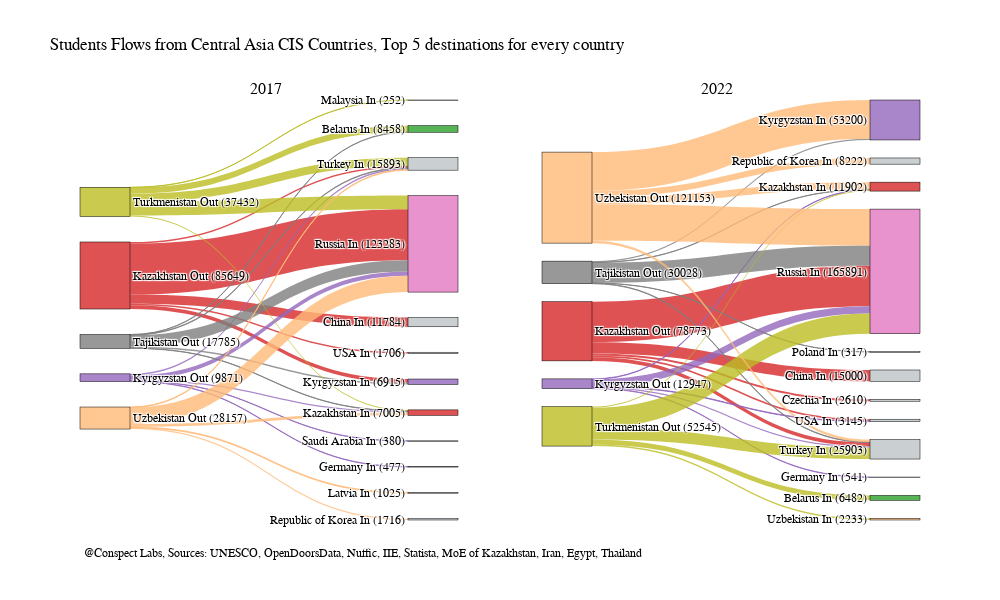
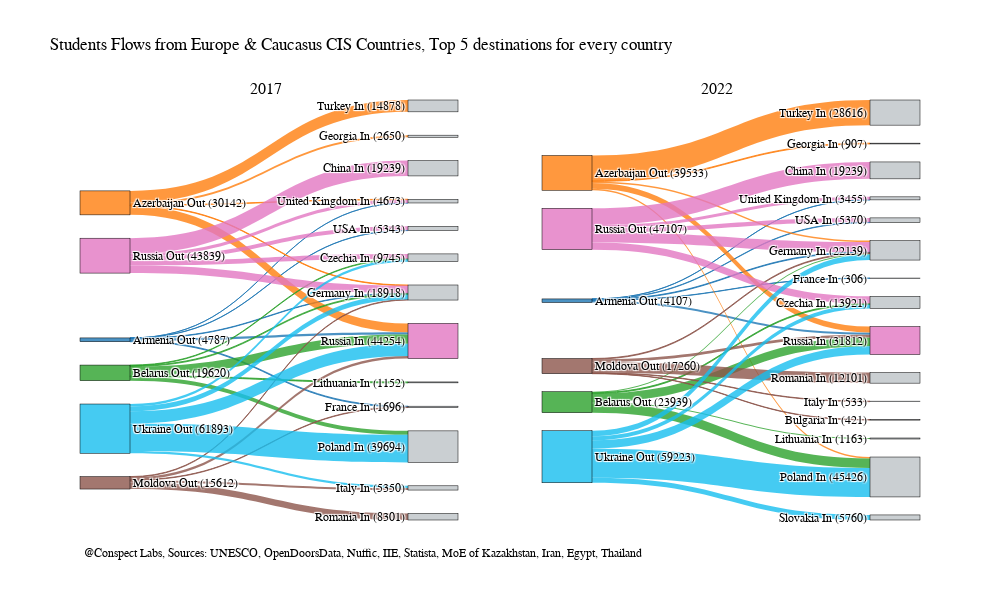

Notebook source saved alongside these figures, in order:
### Code cell
#Draw Sankey for every year
c_a = ('Kazakhstan Out','Kyrgyzstan Out','Tajikistan Out','Turkmenistan Out','Uzbekistan Out')
e_c = ('Russia Out','Moldova Out','Belarus Out','Ukraine Out','Armenia Out','Azerbaijan Out')
regions = {c_a:'Central Asia',
           e_c:'Europe & Caucasus'}

for key,value in regions.items():
    print(value)
    df = cis_countries_from_top[cis_countries_from_top['from'].isin(key)]
    unique_labels = list(set(df['from'].tolist() + df['to'].tolist()))
    other_color = 'rgba(189, 195, 199, 0.8)'
    country_colors = {
        'Armenia': 'rgba(31, 119, 180, 0.8)',  # Blue
        'Azerbaijan': 'rgba(255, 127, 14, 0.8)',  # Orange
        'Belarus': 'rgba(44, 162, 44, 0.8)',  # Green
        'Kazakhstan': 'rgba(214, 39, 40, 0.8)',  # Red
        'Kyrgyzstan': 'rgba(148, 103, 189, 0.8)',  # Purple
        'Moldova': 'rgba(140, 86, 75, 0.8)',  # Brown
        'Russia': 'rgba(227, 119, 194, 0.8)',  # Pink
        'Tajikistan': 'rgba(127, 127, 127, 0.8)',  # Gray
        'Turkmenistan': 'rgba(188, 189, 34, 0.8)',  # Yellow-green
        'Ukraine': 'rgba(23, 190, 239, 0.8)',  # Cyan
        'Uzbekistan': 'rgba(255, 187, 120, 0.8)',   # Light Orange (to make it distinct)
        'France':other_color, 
        'Germany':other_color, 
        'USA':other_color, 
        'United Kingdom':other_color, 
        'Turkey':other_color, 
        'Georgia':other_color, 
        'Poland':other_color, 
        'Lithuania':other_color, 
        'Romania':other_color, 
        'Italy':other_color, 
        'Czechia':other_color, 
        'Republic of Korea':other_color,
        'Saudi Arabia':other_color,
        'Latvia':other_color,
        'Malaysia':other_color,
        'Bulgaria':other_color,
        'Slovakia':other_color,
        'China':other_color,
        'India':'rgba(97, 126, 79, 0.8)',
        'Egypt':'rgba(97, 60, 79, 0.8)'
    }

    # You can use color mapping for countries. Change i and coeffs to get distinct colors.
    # country_colors = {country: f'rgba({(i+100) * 20 % 255}, {((i+50) * 200 + 100) % 255}, {((i+200) * 380) % 255}, 1)'
    #                   for i, country in enumerate(set([label.split()[0] for label in unique_labels]))}
    # Function to get sorted unique labels based on total link values

    def get_sorted_labels(df, year):
        link_sums = pd.concat([
            df.groupby('from')[year].sum(),
            df.groupby('to')[year].sum()
        ]).groupby(level=0).sum()
        return link_sums.sort_values(ascending=False).index.tolist()

    # Function to build a Sankey trace for a specific year
    def build_sankey_trace(df, year,pad_size):
        sorted_labels = get_sorted_labels(df, year)
        unique_labels_sorted = [label for label in unique_labels if label in sorted_labels]
        
        # Map source and target to indices
        source_indices = [unique_labels_sorted.index(src) for src in df['from']]
        target_indices = [unique_labels_sorted.index(tgt) for tgt in df['to']]
        
        # Assign link colors based on source country
        link_colors = [country_colors[" ".join(src.split()[:-1])].replace('1)', '0.8)') for src in df['from']]
        
        return go.Sankey(
            node=dict(
                pad=pad_size,
                thickness=50,
                line=dict(color="black", width=0.5),
                label=[f"{label} ({int(df[df['from'] == label][year].sum() + df[df['to'] == label][year].sum())})"
                    for label in unique_labels_sorted],
                color=[country_colors[" ".join(label.split()[:-1])] for label in unique_labels_sorted]
            ),
            link=dict(
                source=source_indices,
                target=target_indices,
                value=df[year],
                color=link_colors,
                label=[f"{df.iloc[i]['from']} → {df.iloc[i]['to']}: {df.iloc[i][year]}"
                    for i in range(len(df))]
            )
        )

    def generate_annotations(df, unique_labels_sorted, year):
        annotations = []
        df=df[['from','to',year]].dropna()
        for i, row in df.iterrows():
            source_idx = unique_labels_sorted.index(row['from'])
            target_idx = unique_labels_sorted.index(row['to'])
            annotations.append(dict(
                # x=x_pos, y=y_pos,
                text=f"{int(row[year])}",  # Display value as an integer
                showarrow=False,
                font=dict(size=10, color="black"),
                align="center"
            ))
        return annotations

    fig = make_subplots(
        rows=1, cols=2, 
        specs=[[{'type': 'domain'}, {'type': 'domain'}]]  # Specify 'domain' for Sankey
    )
    fig.add_trace(build_sankey_trace(df, "2017",48), row=1, col=1)
    fig.add_trace(build_sankey_trace(df, "2022",18), row=1, col=2)
    fig.update_layout(
        title_text=f"Students Flows from {value} CIS Countries, Top 5 destinations for every country",
        font=dict(size=12, color='black', family='Times'),
        height=600,
        width=1000,
        plot_bgcolor='white',
        annotations=[
            dict(
                x=0.2,  # Center of first subplot
                y=1.05, 
                text="2017",
                showarrow=False,
                font=dict(size=16, color="black")
            ),
            dict(
                x=0.78,  # Center of second subplot
                y=1.05, 
                text="2022",
                showarrow=False,
                font=dict(size=16, color="black"),
            ),
            dict(
                x=0.002,  # Comments
                y=-0.1, 
                text="@Conspect Labs, Sources: UNESCO, OpenDoorsData, Nuffic, IIE, Statista, MoE of Kazakhstan, Iran, Egypt, Thailand",
                showarrow=False,
                font=dict(size=12, color="black")
            )
        ]
    )

    output_file = f"top_5_destinations_sankey_diagrams _{value}.png"  # You can change this to .png, .pdf, or .jpeg
    pio.write_image(fig, output_file, format="png", width=1600, height=800)
    # Show the figure
    fig.show()

### Figure 1 — Plotly figure (JSON) as saved in the notebook; plotly's stock layout.template omitted (floating-point values rounded to 4 significant figures)
{"data": [{"domain": {"x": [0, 0.45], "y": [0, 1]}, "link": {"color": ["rgba(214, 39, 40, 0.8)", "rgba(214, 39, 40, 0.8)", "rgba(214, 39, 40, 0.8)", "rgba(214, 39, 40, 0.8)", "rgba(214, 39, 40, 0.8)", "rgba(148, 103, 189, 0.8)", "rgba(148, 103, 189, 0.8)", "rgba(148, 103, 189, 0.8)", "rgba(148, 103, 189, 0.8)", "rgba(148, 103, 189, 0.8)", "rgba(127, 127, 127, 0.8)", "rgba(127, 127, 127, 0.8)", "rgba(127, 127, 127, 0.8)", "rgba(127, 127, 127, 0.8)", "rgba(127, 127, 127, 0.8)", "rgba(188, 189, 34, 0.8)", "rgba(188, 189, 34, 0.8)", "rgba(188, 189, 34, 0.8)", "rgba(188, 189, 34, 0.8)", "rgba(188, 189, 34, 0.8)", "rgba(255, 187, 120, 0.8)", "rgba(255, 187, 120, 0.8)", "rgba(255, 187, 120, 0.8)", "rgba(255, 187, 120, 0.8)", "rgba(255, 187, 120, 0.8)", "rgba(214, 39, 40, 0.8)", "rgba(214, 39, 40, 0.8)", "rgba(214, 39, 40, 0.8)", "rgba(214, 39, 40, 0.8)", "rgba(214, 39, 40, 0.8)", "rgba(148, 103, 189, 0.8)", "rgba(148, 103, 189, 0.8)", "rgba(148, 103, 189, 0.8)", "rgba(148, 103, 189, 0.8)", "rgba(148, 103, 189, 0.8)", "rgba(127, 127, 127, 0.8)", "rgba(127, 127, 127, 0.8)", "rgba(127, 127, 127, 0.8)", "rgba(127, 127, 127, 0.8)", "rgba(127, 127, 127, 0.8)", "rgba(188, 189, 34, 0.8)", "rgba(188, 189, 34, 0.8)", "rgba(188, 189, 34, 0.8)", "rgba(188, 189, 34, 0.8)", "rgba(188, 189, 34, 0.8)", "rgba(255, 187, 120, 0.8)", "rgba(255, 187, 120, 0.8)", "rgba(255, 187, 120, 0.8)", "rgba(255, 187, 120, 0.8)", "rgba(255, 187, 120, 0.8)"], "label": ["Kazakhstan Out → Russia In: 65237.0", "Kazakhstan Out → China In: 11784.0", "Kazakhstan Out → Kyrgyzstan In: 4907.0", "Kazakhstan Out → Turkey In: 2015.0", "Kazakhstan Out → USA In: 1706.0", "Kyrgyzstan Out → Russia In: 5523.0", "Kyrgyzstan Out → Turkey In: 2032.0", "Kyrgyzstan Out → Kazakhstan In: 1459.0", "Kyrgyzstan Out → Germany In: 477.0", "Kyrgyzstan Out → Saudi Arabia In: 380.0", "Tajikistan Out → Russia In: 14204.0", "Tajikistan Out → Kyrgyzstan In: 2008.0", "Tajikistan Out → Turkey In: 692.0", "Tajikistan Out → Belarus In: 446.0", "Tajikistan Out → Kazakhstan In: 435.0", "Turkmenistan Out → Russia In: 17457.0", "Turkmenistan Out → Turkey In: 10418.0", "Turkmenistan Out → Belarus In: 8012.0", "Turkmenistan Out → Kazakhstan In: 1293.0", "Turkmenistan Out → Malaysia In: 252.0", "Uzbekistan Out → Russia In: 20862.0", "Uzbekistan Out → Kazakhstan In: 3818.0", "Uzbekistan Out → Republic of Korea In: 1716.0", "Uzbekistan Out → Latvia In: 1025.0", "Uzbekistan Out → Turkey In: 736.0", "Kazakhstan Out → Russia In: nan", "Kazakhstan Out → China In: nan", "Kazakhstan Out → Turkey In: nan", "Kazakhstan Out → Czechia In: nan", "Kazakhstan Out → USA In: nan", "Kyrgyzstan Out → Russia In: nan", "Kyrgyzstan Out → Turkey In: nan", "Kyrgyzstan Out → USA In: nan", "Kyrgyzstan Out → Kazakhstan In: nan", "Kyrgyzstan Out → Germany In: nan", "Tajikistan Out → Russia In: nan", "Tajikistan Out → Kyrgyzstan In: nan", "Tajikistan Out → Turkey In: nan", "Tajikistan Out → Kazakhstan In: nan", "Tajikistan Out → Poland In: nan", "Turkmenistan Out → Russia In: nan", "Turkmenistan Out → Turkey In: nan", "Turkmenistan Out → Belarus In: nan", "Turkmenistan Out → Uzbekistan In: nan", "Turkmenistan Out → Kazakhstan In: nan", "Uzbekistan Out → Kyrgyzstan In: nan", "Uzbekistan Out → Russia In: nan", "Uzbekistan Out → Kazakhstan In: nan", "Uzbekistan Out → Republic of Korea In: nan", "Uzbekistan Out → Turkey In: nan"], "source": [8, 8, 8, 8, 8, 15, 15, 15, 15, 15, 10, 10, 10, 10, 10, 6, 6, 6, 6, 6, 17, 17, 17, 17, 17, 8, 8, 8, 8, 8, 15, 15, 15, 15, 15, 10, 10, 10, 10, 10, 6, 6, 6, 6, 6, 17, 17, 17, 17, 17], "target": [12, 5, 11, 2, 0, 12, 2, 7, 16, 9, 12, 11, 2, 14, 7, 12, 2, 14, 7, 4, 12, 7, 18, 3, 2, 12, 5, 2, 13, 0, 12, 2, 0, 7, 16, 12, 11, 2, 7, 19, 12, 2, 14, 1, 7, 11, 12, 7, 18, 2], "value": [65237, 11784, 4907, 2015, 1706, 5523, 2032, 1459, 477, 380, 14204, 2008, 692, 446, 435, 17457, 10418, 8012, 1293, 252, 20862, 3818, 1716, 1025, 736, null, null, null, null, null, null, null, null, null, null, null, null, null, null, null, null, null, null, null, null, null, null, null, null, null]}, "node": {"color": ["rgba(189, 195, 199, 0.8)", "rgba(255, 187, 120, 0.8)", "rgba(189, 195, 199, 0.8)", "rgba(189, 195, 199, 0.8)", "rgba(189, 195, 199, 0.8)", "rgba(189, 195, 199, 0.8)", "rgba(188, 189, 34, 0.8)", "rgba(214, 39, 40, 0.8)", "rgba(214, 39, 40, 0.8)", "rgba(189, 195, 199, 0.8)", "rgba(127, 127, 127, 0.8)", "rgba(148, 103, 189, 0.8)", "rgba(227, 119, 194, 0.8)", "rgba(189, 195, 199, 0.8)", "rgba(44, 162, 44, 0.8)", "rgba(148, 103, 189, 0.8)", "rgba(189, 195, 199, 0.8)", "rgba(255, 187, 120, 0.8)", "rgba(189, 195, 199, 0.8)", "rgba(189, 195, 199, 0.8)"], "label": ["USA In (1706)", "Uzbekistan In (0)", "Turkey In (15893)", "Latvia In (1025)", "Malaysia In (252)", "China In (11784)", "Turkmenistan Out (37432)", "Kazakhstan In (7005)", "Kazakhstan Out (85649)", "Saudi Arabia In (380)", "Tajikistan Out (17785)", "Kyrgyzstan In (6915)", "Russia In (123283)", "Czechia In (0)", "Belarus In (8458)", "Kyrgyzstan Out (9871)", "Germany In (477)", "Uzbekistan Out (28157)", "Republic of Korea In (1716)", "Poland In (0)"], "line": {"color": "black", "width": 0.5}, "pad": 48, "thickness": 50}, "type": "sankey"}, {"domain": {"x": [0.55, 1], "y": [0, 1]}, "link": {"color": ["rgba(214, 39, 40, 0.8)", "rgba(214, 39, 40, 0.8)", "rgba(214, 39, 40, 0.8)", "rgba(214, 39, 40, 0.8)", "rgba(214, 39, 40, 0.8)", "rgba(148, 103, 189, 0.8)", "rgba(148, 103, 189, 0.8)", "rgba(148, 103, 189, 0.8)", "rgba(148, 103, 189, 0.8)", "rgba(148, 103, 189, 0.8)", "rgba(127, 127, 127, 0.8)", "rgba(127, 127, 127, 0.8)", "rgba(127, 127, 127, 0.8)", "rgba(127, 127, 127, 0.8)", "rgba(127, 127, 127, 0.8)", "rgba(188, 189, 34, 0.8)", "rgba(188, 189, 34, 0.8)", "rgba(188, 189, 34, 0.8)", "rgba(188, 189, 34, 0.8)", "rgba(188, 189, 34, 0.8)", "rgba(255, 187, 120, 0.8)", "rgba(255, 187, 120, 0.8)", "rgba(255, 187, 120, 0.8)", "rgba(255, 187, 120, 0.8)", "rgba(255, 187, 120, 0.8)", "rgba(214, 39, 40, 0.8)", "rgba(214, 39, 40, 0.8)", "rgba(214, 39, 40, 0.8)", "rgba(214, 39, 40, 0.8)", "rgba(214, 39, 40, 0.8)", "rgba(148, 103, 189, 0.8)", "rgba(148, 103, 189, 0.8)", "rgba(148, 103, 189, 0.8)", "rgba(148, 103, 189, 0.8)", "rgba(148, 103, 189, 0.8)", "rgba(127, 127, 127, 0.8)", "rgba(127, 127, 127, 0.8)", "rgba(127, 127, 127, 0.8)", "rgba(127, 127, 127, 0.8)", "rgba(127, 127, 127, 0.8)", "rgba(188, 189, 34, 0.8)", "rgba(188, 189, 34, 0.8)", "rgba(188, 189, 34, 0.8)", "rgba(188, 189, 34, 0.8)", "rgba(188, 189, 34, 0.8)", "rgba(255, 187, 120, 0.8)", "rgba(255, 187, 120, 0.8)", "rgba(255, 187, 120, 0.8)", "rgba(255, 187, 120, 0.8)", "rgba(255, 187, 120, 0.8)"], "label": ["Kazakhstan Out → Russia In: nan", "Kazakhstan Out → China In: nan", "Kazakhstan Out → Kyrgyzstan In: nan", "Kazakhstan Out → Turkey In: nan", "Kazakhstan Out → USA In: nan", "Kyrgyzstan Out → Russia In: nan", "Kyrgyzstan Out → Turkey In: nan", "Kyrgyzstan Out → Kazakhstan In: nan", "Kyrgyzstan Out → Germany In: nan", "Kyrgyzstan Out → Saudi Arabia In: nan", "Tajikistan Out → Russia In: nan", "Tajikistan Out → Kyrgyzstan In: nan", "Tajikistan Out → Turkey In: nan", "Tajikistan Out → Belarus In: nan", "Tajikistan Out → Kazakhstan In: nan", "Turkmenistan Out → Russia In: nan", "Turkmenistan Out → Turkey In: nan", "Turkmenistan Out → Belarus In: nan", "Turkmenistan Out → Kazakhstan In: nan", "Turkmenistan Out → Malaysia In: nan", "Uzbekistan Out → Russia In: nan", "Uzbekistan Out → Kazakhstan In: nan", "Uzbekistan Out → Republic of Korea In: nan", "Uzbekistan Out → Latvia In: nan", "Uzbekistan Out → Turkey In: nan", "Kazakhstan Out → Russia In: 53935.0", "Kazakhstan Out → China In: 15000.0", "Kazakhstan Out → Turkey In: 4788.0", "Kazakhstan Out → Czechia In: 2610.0", "Kazakhstan Out → USA In: 2440.0", "Kyrgyzstan Out → Russia In: 9345.0", "Kyrgyzstan Out → Turkey In: 1759.0", "Kyrgyzstan Out → USA In: 705.0", "Kyrgyzstan Out → Kazakhstan In: 597.0", "Kyrgyzstan Out → Germany In: 541.0", "Tajikistan Out → Russia In: 27086.0", "Tajikistan Out → Kyrgyzstan In: 1595.0", "Tajikistan Out → Turkey In: 669.0", "Tajikistan Out → Kazakhstan In: 361.0", "Tajikistan Out → Poland In: 317.0", "Turkmenistan Out → Russia In: 27095.0", "Turkmenistan Out → Turkey In: 15362.0", "Turkmenistan Out → Belarus In: 6482.0", "Turkmenistan Out → Uzbekistan In: 2233.0", "Turkmenistan Out → Kazakhstan In: 1373.0", "Uzbekistan Out → Kyrgyzstan In: 51605.0", "Uzbekistan Out → Russia In: 48430.0", "Uzbekistan Out → Kazakhstan In: 9571.0", "Uzbekistan Out → Republic of Korea In: 8222.0", "Uzbekistan Out → Turkey In: 3325.0"], "source": [8, 8, 8, 8, 8, 15, 15, 15, 15, 15, 10, 10, 10, 10, 10, 6, 6, 6, 6, 6, 17, 17, 17, 17, 17, 8, 8, 8, 8, 8, 15, 15, 15, 15, 15, 10, 10, 10, 10, 10, 6, 6, 6, 6, 6, 17, 17, 17, 17, 17], "target": [12, 5, 11, 2, 0, 12, 2, 7, 16, 9, 12, 11, 2, 14, 7, 12, 2, 14, 7, 4, 12, 7, 18, 3, 2, 12, 5, 2, 13, 0, 12, 2, 0, 7, 16, 12, 11, 2, 7, 19, 12, 2, 14, 1, 7, 11, 12, 7, 18, 2], "value": [null, null, null, null, null, null, null, null, null, null, null, null, null, null, null, null, null, null, null, null, null, null, null, null, null, 53935, 15000, 4788, 2610, 2440, 9345, 1759, 705, 597, 541, 27086, 1595, 669, 361, 317, 27095, 15362, 6482, 2233, 1373, 51605, 48430, 9571, 8222, 3325]}, "node": {"color": ["rgba(189, 195, 199, 0.8)", "rgba(255, 187, 120, 0.8)", "rgba(189, 195, 199, 0.8)", "rgba(189, 195, 199, 0.8)", "rgba(189, 195, 199, 0.8)", "rgba(189, 195, 199, 0.8)", "rgba(188, 189, 34, 0.8)", "rgba(214, 39, 40, 0.8)", "rgba(214, 39, 40, 0.8)", "rgba(189, 195, 199, 0.8)", "rgba(127, 127, 127, 0.8)", "rgba(148, 103, 189, 0.8)", "rgba(227, 119, 194, 0.8)", "rgba(189, 195, 199, 0.8)", "rgba(44, 162, 44, 0.8)", "rgba(148, 103, 189, 0.8)", "rgba(189, 195, 199, 0.8)", "rgba(255, 187, 120, 0.8)", "rgba(189, 195, 199, 0.8)", "rgba(189, 195, 199, 0.8)"], "label": ["USA In (3145)", "Uzbekistan In (2233)", "Turkey In (25903)", "Latvia In (0)", "Malaysia In (0)", "China In (15000)", "Turkmenistan Out (52545)", "Kazakhstan In (11902)", "Kazakhstan Out (78773)", "Saudi Arabia In (0)", "Tajikistan Out (30028)", "Kyrgyzstan In (53200)", "Russia In (165891)", "Czechia In (2610)", "Belarus In (6482)", "Kyrgyzstan Out (12947)", "Germany In (541)", "Uzbekistan Out (121153)", "Republic of Korea In (8222)", "Poland In (317)"], "line": {"color": "black", "width": 0.5}, "pad": 18, "thickness": 50}, "type": "sankey"}], "layout": {"annotations": [{"font": {"color": "black", "size": 16}, "showarrow": false, "text": "2017", "x": 0.2, "y": 1.05}, {"font": {"color": "black", "size": 16}, "showarrow": false, "text": "2022", "x": 0.78, "y": 1.05}, {"font": {"color": "black", "size": 12}, "showarrow": false, "text": "@Conspect Labs, Sources: UNESCO, OpenDoorsData, Nuffic, IIE, Statista, MoE of Kazakhstan, Iran, Egypt, Thailand", "x": 0.002, "y": -0.1}], "font": {"color": "black", "family": "Times", "size": 12}, "height": 600, "plot_bgcolor": "white", "title": {"text": "Students Flows from Central Asia CIS Countries, Top 5 destinations for every country"}, "width": 1000}}

### Figure 2 — Plotly figure (JSON) as saved in the notebook; plotly's stock layout.template omitted (floating-point values rounded to 4 significant figures)
{"data": [{"domain": {"x": [0, 0.45], "y": [0, 1]}, "link": {"color": ["rgba(31, 119, 180, 0.8)", "rgba(31, 119, 180, 0.8)", "rgba(31, 119, 180, 0.8)", "rgba(31, 119, 180, 0.8)", "rgba(31, 119, 180, 0.8)", "rgba(255, 127, 14, 0.8)", "rgba(255, 127, 14, 0.8)", "rgba(255, 127, 14, 0.8)", "rgba(255, 127, 14, 0.8)", "rgba(255, 127, 14, 0.8)", "rgba(44, 162, 44, 0.8)", "rgba(44, 162, 44, 0.8)", "rgba(44, 162, 44, 0.8)", "rgba(44, 162, 44, 0.8)", "rgba(44, 162, 44, 0.8)", "rgba(140, 86, 75, 0.8)", "rgba(140, 86, 75, 0.8)", "rgba(140, 86, 75, 0.8)", "rgba(140, 86, 75, 0.8)", "rgba(140, 86, 75, 0.8)", "rgba(227, 119, 194, 0.8)", "rgba(227, 119, 194, 0.8)", "rgba(227, 119, 194, 0.8)", "rgba(227, 119, 194, 0.8)", "rgba(227, 119, 194, 0.8)", "rgba(23, 190, 239, 0.8)", "rgba(23, 190, 239, 0.8)", "rgba(23, 190, 239, 0.8)", "rgba(23, 190, 239, 0.8)", "rgba(23, 190, 239, 0.8)", "rgba(31, 119, 180, 0.8)", "rgba(31, 119, 180, 0.8)", "rgba(31, 119, 180, 0.8)", "rgba(31, 119, 180, 0.8)", "rgba(31, 119, 180, 0.8)", "rgba(255, 127, 14, 0.8)", "rgba(255, 127, 14, 0.8)", "rgba(255, 127, 14, 0.8)", "rgba(255, 127, 14, 0.8)", "rgba(255, 127, 14, 0.8)", "rgba(44, 162, 44, 0.8)", "rgba(44, 162, 44, 0.8)", "rgba(44, 162, 44, 0.8)", "rgba(44, 162, 44, 0.8)", "rgba(44, 162, 44, 0.8)", "rgba(140, 86, 75, 0.8)", "rgba(140, 86, 75, 0.8)", "rgba(140, 86, 75, 0.8)", "rgba(140, 86, 75, 0.8)", "rgba(140, 86, 75, 0.8)", "rgba(227, 119, 194, 0.8)", "rgba(227, 119, 194, 0.8)", "rgba(227, 119, 194, 0.8)", "rgba(227, 119, 194, 0.8)", "rgba(227, 119, 194, 0.8)", "rgba(23, 190, 239, 0.8)", "rgba(23, 190, 239, 0.8)", "rgba(23, 190, 239, 0.8)", "rgba(23, 190, 239, 0.8)", "rgba(23, 190, 239, 0.8)"], "label": ["Armenia Out → Russia In: 2720.0", "Armenia Out → France In: 1070.0", "Armenia Out → Germany In: 615.0", "Armenia Out → USA In: 262.0", "Armenia Out → United Kingdom In: 120.0", "Azerbaijan Out → Turkey In: 14878.0", "Azerbaijan Out → Russia In: 11269.0", "Azerbaijan Out → Georgia In: 2650.0", "Azerbaijan Out → Germany In: 712.0", "Azerbaijan Out → United Kingdom In: 633.0", "Belarus Out → Russia In: 11600.0", "Belarus Out → Poland In: 5002.0", "Belarus Out → Lithuania In: 1152.0", "Belarus Out → Germany In: 1115.0", "Belarus Out → Czechia In: 751.0", "Moldova Out → Romania In: 8301.0", "Moldova Out → Russia In: 3402.0", "Moldova Out → Italy In: 2575.0", "Moldova Out → Germany In: 708.0", "Moldova Out → France In: 626.0", "Russia Out → China In: 19239.0", "Russia Out → Germany In: 9620.0", "Russia Out → Czechia In: 5979.0", "Russia Out → USA In: 5081.0", "Russia Out → United Kingdom In: 3920.0", "Ukraine Out → Poland In: 34692.0", "Ukraine Out → Russia In: 15263.0", "Ukraine Out → Germany In: 6148.0", "Ukraine Out → Czechia In: 3015.0", "Ukraine Out → Italy In: 2775.0", "Armenia Out → Russia In: nan", "Armenia Out → Germany In: nan", "Armenia Out → USA In: nan", "Armenia Out → France In: nan", "Armenia Out → United Kingdom In: nan", "Azerbaijan Out → Turkey In: nan", "Azerbaijan Out → Russia In: nan", "Azerbaijan Out → Germany In: nan", "Azerbaijan Out → Poland In: nan", "Azerbaijan Out → Georgia In: nan", "Belarus Out → Poland In: nan", "Belarus Out → Russia In: nan", "Belarus Out → Germany In: nan", "Belarus Out → Lithuania In: nan", "Belarus Out → Czechia In: nan", "Moldova Out → Romania In: nan", "Moldova Out → Russia In: nan", "Moldova Out → Germany In: nan", "Moldova Out → Italy In: nan", "Moldova Out → Bulgaria In: nan", "Russia Out → China In: nan", "Russia Out → Germany In: nan", "Russia Out → Czechia In: nan", "Russia Out → USA In: nan", "Russia Out → United Kingdom In: nan", "Ukraine Out → Poland In: nan", "Ukraine Out → Russia In: nan", "Ukraine Out → Germany In: nan", "Ukraine Out → Slovakia In: nan", "Ukraine Out → Czechia In: nan"], "source": [5, 5, 5, 5, 5, 4, 4, 4, 4, 4, 13, 13, 13, 13, 13, 10, 10, 10, 10, 10, 20, 20, 20, 20, 20, 3, 3, 3, 3, 3, 5, 5, 5, 5, 5, 4, 4, 4, 4, 4, 13, 13, 13, 13, 13, 10, 10, 10, 10, 10, 20, 20, 20, 20, 20, 3, 3, 3, 3, 3], "target": [11, 19, 16, 0, 9, 2, 11, 1, 16, 9, 11, 17, 6, 16, 14, 15, 11, 12, 16, 19, 8, 16, 14, 0, 9, 17, 11, 16, 14, 12, 11, 16, 0, 19, 9, 2, 11, 16, 17, 1, 17, 11, 16, 6, 14, 15, 11, 16, 12, 18, 8, 16, 14, 0, 9, 17, 11, 16, 7, 14], "value": [2720, 1070, 615, 262, 120, 14878, 11269, 2650, 712, 633, 11600, 5002, 1152, 1115, 751, 8301, 3402, 2575, 708, 626, 19239, 9620, 5979, 5081, 3920, 34692, 15263, 6148, 3015, 2775, null, null, null, null, null, null, null, null, null, null, null, null, null, null, null, null, null, null, null, null, null, null, null, null, null, null, null, null, null, null]}, "node": {"color": ["rgba(189, 195, 199, 0.8)", "rgba(189, 195, 199, 0.8)", "rgba(189, 195, 199, 0.8)", "rgba(23, 190, 239, 0.8)", "rgba(255, 127, 14, 0.8)", "rgba(31, 119, 180, 0.8)", "rgba(189, 195, 199, 0.8)", "rgba(189, 195, 199, 0.8)", "rgba(189, 195, 199, 0.8)", "rgba(189, 195, 199, 0.8)", "rgba(140, 86, 75, 0.8)", "rgba(227, 119, 194, 0.8)", "rgba(189, 195, 199, 0.8)", "rgba(44, 162, 44, 0.8)", "rgba(189, 195, 199, 0.8)", "rgba(189, 195, 199, 0.8)", "rgba(189, 195, 199, 0.8)", "rgba(189, 195, 199, 0.8)", "rgba(189, 195, 199, 0.8)", "rgba(189, 195, 199, 0.8)", "rgba(227, 119, 194, 0.8)"], "label": ["USA In (5343)", "Georgia In (2650)", "Turkey In (14878)", "Ukraine Out (61893)", "Azerbaijan Out (30142)", "Armenia Out (4787)", "Lithuania In (1152)", "Slovakia In (0)", "China In (19239)", "United Kingdom In (4673)", "Moldova Out (15612)", "Russia In (44254)", "Italy In (5350)", "Belarus Out (19620)", "Czechia In (9745)", "Romania In (8301)", "Germany In (18918)", "Poland In (39694)", "Bulgaria In (0)", "France In (1696)", "Russia Out (43839)"], "line": {"color": "black", "width": 0.5}, "pad": 48, "thickness": 50}, "type": "sankey"}, {"domain": {"x": [0.55, 1], "y": [0, 1]}, "link": {"color": ["rgba(31, 119, 180, 0.8)", "rgba(31, 119, 180, 0.8)", "rgba(31, 119, 180, 0.8)", "rgba(31, 119, 180, 0.8)", "rgba(31, 119, 180, 0.8)", "rgba(255, 127, 14, 0.8)", "rgba(255, 127, 14, 0.8)", "rgba(255, 127, 14, 0.8)", "rgba(255, 127, 14, 0.8)", "rgba(255, 127, 14, 0.8)", "rgba(44, 162, 44, 0.8)", "rgba(44, 162, 44, 0.8)", "rgba(44, 162, 44, 0.8)", "rgba(44, 162, 44, 0.8)", "rgba(44, 162, 44, 0.8)", "rgba(140, 86, 75, 0.8)", "rgba(140, 86, 75, 0.8)", "rgba(140, 86, 75, 0.8)", "rgba(140, 86, 75, 0.8)", "rgba(140, 86, 75, 0.8)", "rgba(227, 119, 194, 0.8)", "rgba(227, 119, 194, 0.8)", "rgba(227, 119, 194, 0.8)", "rgba(227, 119, 194, 0.8)", "rgba(227, 119, 194, 0.8)", "rgba(23, 190, 239, 0.8)", "rgba(23, 190, 239, 0.8)", "rgba(23, 190, 239, 0.8)", "rgba(23, 190, 239, 0.8)", "rgba(23, 190, 239, 0.8)", "rgba(31, 119, 180, 0.8)", "rgba(31, 119, 180, 0.8)", "rgba(31, 119, 180, 0.8)", "rgba(31, 119, 180, 0.8)", "rgba(31, 119, 180, 0.8)", "rgba(255, 127, 14, 0.8)", "rgba(255, 127, 14, 0.8)", "rgba(255, 127, 14, 0.8)", "rgba(255, 127, 14, 0.8)", "rgba(255, 127, 14, 0.8)", "rgba(44, 162, 44, 0.8)", "rgba(44, 162, 44, 0.8)", "rgba(44, 162, 44, 0.8)", "rgba(44, 162, 44, 0.8)", "rgba(44, 162, 44, 0.8)", "rgba(140, 86, 75, 0.8)", "rgba(140, 86, 75, 0.8)", "rgba(140, 86, 75, 0.8)", "rgba(140, 86, 75, 0.8)", "rgba(140, 86, 75, 0.8)", "rgba(227, 119, 194, 0.8)", "rgba(227, 119, 194, 0.8)", "rgba(227, 119, 194, 0.8)", "rgba(227, 119, 194, 0.8)", "rgba(227, 119, 194, 0.8)", "rgba(23, 190, 239, 0.8)", "rgba(23, 190, 239, 0.8)", "rgba(23, 190, 239, 0.8)", "rgba(23, 190, 239, 0.8)", "rgba(23, 190, 239, 0.8)"], "label": ["Armenia Out → Russia In: nan", "Armenia Out → France In: nan", "Armenia Out → Germany In: nan", "Armenia Out → USA In: nan", "Armenia Out → United Kingdom In: nan", "Azerbaijan Out → Turkey In: nan", "Azerbaijan Out → Russia In: nan", "Azerbaijan Out → Georgia In: nan", "Azerbaijan Out → Germany In: nan", "Azerbaijan Out → United Kingdom In: nan", "Belarus Out → Russia In: nan", "Belarus Out → Poland In: nan", "Belarus Out → Lithuania In: nan", "Belarus Out → Germany In: nan", "Belarus Out → Czechia In: nan", "Moldova Out → Romania In: nan", "Moldova Out → Russia In: nan", "Moldova Out → Italy In: nan", "Moldova Out → Germany In: nan", "Moldova Out → France In: nan", "Russia Out → China In: nan", "Russia Out → Germany In: nan", "Russia Out → Czechia In: nan", "Russia Out → USA In: nan", "Russia Out → United Kingdom In: nan", "Ukraine Out → Poland In: nan", "Ukraine Out → Russia In: nan", "Ukraine Out → Germany In: nan", "Ukraine Out → Czechia In: nan", "Ukraine Out → Italy In: nan", "Armenia Out → Russia In: 2424.0", "Armenia Out → Germany In: 796.0", "Armenia Out → USA In: 457.0", "Armenia Out → France In: 306.0", "Armenia Out → United Kingdom In: 124.0", "Azerbaijan Out → Turkey In: 28616.0", "Azerbaijan Out → Russia In: 6761.0", "Azerbaijan Out → Germany In: 1628.0", "Azerbaijan Out → Poland In: 1621.0", "Azerbaijan Out → Georgia In: 907.0", "Belarus Out → Poland In: 10738.0", "Belarus Out → Russia In: 9821.0", "Belarus Out → Germany In: 1173.0", "Belarus Out → Lithuania In: 1163.0", "Belarus Out → Czechia In: 1044.0", "Moldova Out → Romania In: 12101.0", "Moldova Out → Russia In: 3360.0", "Moldova Out → Germany In: 845.0", "Moldova Out → Italy In: 533.0", "Moldova Out → Bulgaria In: 421.0", "Russia Out → China In: 19239.0", "Russia Out → Germany In: 11369.0", "Russia Out → Czechia In: 8255.0", "Russia Out → USA In: 4913.0", "Russia Out → United Kingdom In: 3331.0", "Ukraine Out → Poland In: 33067.0", "Ukraine Out → Russia In: 9446.0", "Ukraine Out → Germany In: 6328.0", "Ukraine Out → Slovakia In: 5760.0", "Ukraine Out → Czechia In: 4622.0"], "source": [5, 5, 5, 5, 5, 4, 4, 4, 4, 4, 13, 13, 13, 13, 13, 10, 10, 10, 10, 10, 20, 20, 20, 20, 20, 3, 3, 3, 3, 3, 5, 5, 5, 5, 5, 4, 4, 4, 4, 4, 13, 13, 13, 13, 13, 10, 10, 10, 10, 10, 20, 20, 20, 20, 20, 3, 3, 3, 3, 3], "target": [11, 19, 16, 0, 9, 2, 11, 1, 16, 9, 11, 17, 6, 16, 14, 15, 11, 12, 16, 19, 8, 16, 14, 0, 9, 17, 11, 16, 14, 12, 11, 16, 0, 19, 9, 2, 11, 16, 17, 1, 17, 11, 16, 6, 14, 15, 11, 16, 12, 18, 8, 16, 14, 0, 9, 17, 11, 16, 7, 14], "value": [null, null, null, null, null, null, null, null, null, null, null, null, null, null, null, null, null, null, null, null, null, null, null, null, null, null, null, null, null, null, 2424, 796, 457, 306, 124, 28616, 6761, 1628, 1621, 907, 10738, 9821, 1173, 1163, 1044, 12101, 3360, 845, 533, 421, 19239, 11369, 8255, 4913, 3331, 33067, 9446, 6328, 5760, 4622]}, "node": {"color": ["rgba(189, 195, 199, 0.8)", "rgba(189, 195, 199, 0.8)", "rgba(189, 195, 199, 0.8)", "rgba(23, 190, 239, 0.8)", "rgba(255, 127, 14, 0.8)", "rgba(31, 119, 180, 0.8)", "rgba(189, 195, 199, 0.8)", "rgba(189, 195, 199, 0.8)", "rgba(189, 195, 199, 0.8)", "rgba(189, 195, 199, 0.8)", "rgba(140, 86, 75, 0.8)", "rgba(227, 119, 194, 0.8)", "rgba(189, 195, 199, 0.8)", "rgba(44, 162, 44, 0.8)", "rgba(189, 195, 199, 0.8)", "rgba(189, 195, 199, 0.8)", "rgba(189, 195, 199, 0.8)", "rgba(189, 195, 199, 0.8)", "rgba(189, 195, 199, 0.8)", "rgba(189, 195, 199, 0.8)", "rgba(227, 119, 194, 0.8)"], "label": ["USA In (5370)", "Georgia In (907)", "Turkey In (28616)", "Ukraine Out (59223)", "Azerbaijan Out (39533)", "Armenia Out (4107)", "Lithuania In (1163)", "Slovakia In (5760)", "China In (19239)", "United Kingdom In (3455)", "Moldova Out (17260)", "Russia In (31812)", "Italy In (533)", "Belarus Out (23939)", "Czechia In (13921)", "Romania In (12101)", "Germany In (22139)", "Poland In (45426)", "Bulgaria In (421)", "France In (306)", "Russia Out (47107)"], "line": {"color": "black", "width": 0.5}, "pad": 18, "thickness": 50}, "type": "sankey"}], "layout": {"annotations": [{"font": {"color": "black", "size": 16}, "showarrow": false, "text": "2017", "x": 0.2, "y": 1.05}, {"font": {"color": "black", "size": 16}, "showarrow": false, "text": "2022", "x": 0.78, "y": 1.05}, {"font": {"color": "black", "size": 12}, "showarrow": false, "text": "@Conspect Labs, Sources: UNESCO, OpenDoorsData, Nuffic, IIE, Statista, MoE of Kazakhstan, Iran, Egypt, Thailand", "x": 0.002, "y": -0.1}], "font": {"color": "black", "family": "Times", "size": 12}, "height": 600, "plot_bgcolor": "white", "title": {"text": "Students Flows from Europe & Caucasus CIS Countries, Top 5 destinations for every country"}, "width": 1000}}
